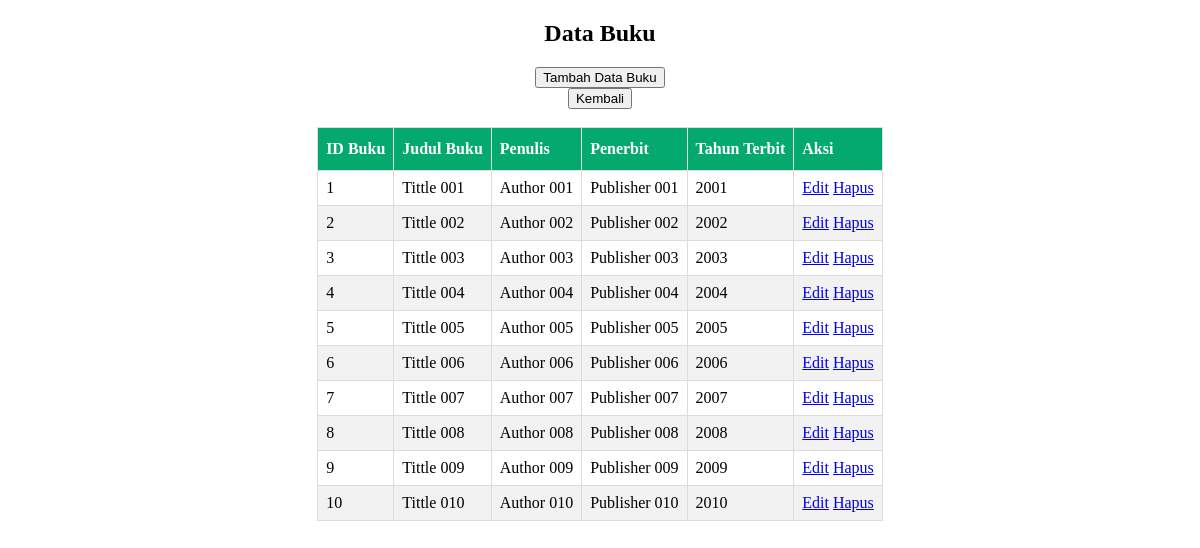
The page /Buku.php on the database its author committed.
### tables this page shows
CREATE TABLE `buku` (
  `id_buku` int(11) NOT NULL,
  `judul_buku` varchar(500) NOT NULL,
  `penulis` varchar(500) NOT NULL,
  `penerbit` varchar(250) NOT NULL,
  `tahun_terbit` int(11) NOT NULL
);

### Koneksi.php (called while the page is built)
<?php
function koneksi()
{
    try {
        $dbb = new PDO('mysql:host=localhost;dbname=db_praktikum5', "root", "");
        $dbb->setAttribute( PDO::ATTR_ERRMODE, PDO::ERRMODE_EXCEPTION );
      }
      catch (PDOException $e) {
        print "Koneksi atau query bermasalah: " . $e->getMessage() . "<br/>";
        die();
      }
    return $dbb;
}
?>

### Model.php (the view, shortened to what this page needs)
<!DOCTYPE html>
<html lang="en">
<head>
</head>
</html>
<?php
require("./Koneksi.php");
function readData($nama_tabel)
{
    $stmt = koneksi()->prepare("SELECT * FROM $nama_tabel");
    $stmt-> execute();
    $result = $stmt-> fetchAll();
    if (!empty($result)) {
        if ($nama_tabel == "member") {
            foreach ($result as $hasil) {
                echo "<tr>";
                echo "<td>" . $hasil['id_member'] . "</td>";
                echo "<td>" . $hasil['nama_member'] . "</td>";
                echo "<td>" . $hasil['nomor_member'] . "</td>";
                echo "<td>" . $hasil['alamat'] . "</td>";
                echo "<td>" . $hasil["tgl_mendaftar"] . "</td>";
                echo "<td>" . $hasil["tgl_terakhir_bayar"] . "</td>";
                echo "<td>";
                echo "<a class='btn btn-primary' href='FormMember.php?id_member=" . $hasil['id_member'] . "'>Edit</a>";
                echo " ";
                echo "<a class='btn btn-danger' href='Member.php?id_member=" . $hasil['id_member'] . "' onclick=\"return confirm('Yakin Ingin Dihapus?')\">Hapus</a>";
                echo "</td>";
                echo "</tr>";
            }
        }
        elseif ($nama_tabel == "buku") {
            foreach ($result as $hasil) {
                echo "<tr>";
                echo "<td>" . $hasil['id_buku'] . "</td>";
                echo "<td>" . $hasil['judul_buku'] . "</td>";
                echo "<td>" . $hasil['penulis'] . "</td>";
                echo "<td>" . $hasil['penerbit'] . "</td>";
                echo "<td>" . $hasil["tahun_terbit"] . "</td>";
                echo "<td>";
                echo "<a class='btn btn-primary' href='FormBuku.php?id_buku=" . $hasil['id_buku'] . "'>Edit</a>";
                echo "<a class='btn btn-danger' href='Buku.php?id_buku=" . $hasil['id_buku'] . "' onclick=\"return confirm('Yakin Ingin Dihapus?')\">Hapus</a>";
                echo "</td>";
                echo "</tr>";
            }
        }
    }
}

### Buku.php (shortened to what this page needs)
<!DOCTYPE html>
<html lang="en">
<head>
</head>
<body>
	<center>
    <?php
        require('./Model.php');
    ?>
    <h2><center>Data Buku</center></h2>
    <center><a href="FormBuku.php">
    	<button>Tambah Data Buku</button></a></center>
    <a href="index.php">
    	<button>Kembali</button></a><br><br>
    <table>
    <thead>
        <tr>
            <th>ID Buku</th>
            <th>Judul Buku</th>
            <th>Penulis</th>
            <th>Penerbit</th>
            <th>Tahun Terbit</th>
            <th>Aksi</th>
        </tr>
    </thead>
    <?php readData("buku") ?>
    </table>
    </center>
</body>
</html>

### Buku.php (style rules this page uses)
table { border-collapse: collapse; }
td, th { border: 1px solid #ddd; padding: 8px; }
tr:nth-child(even) { background-color: #f2f2f2; }
th { padding-top: 12px; padding-bottom: 12px; text-align: left; background-color: #04AA6D; color: white; }

### rows shown on the page
buku: id_buku "1", judul_buku "Tittle 001", penulis "Author 001", penerbit "Publisher 001", tahun_terbit "2001"
buku: id_buku "2", judul_buku "Tittle 002", penulis "Author 002", penerbit "Publisher 002", tahun_terbit "2002"
buku: id_buku "3", judul_buku "Tittle 003", penulis "Author 003", penerbit "Publisher 003", tahun_terbit "2003"
buku: id_buku "4", judul_buku "Tittle 004", penulis "Author 004", penerbit "Publisher 004", tahun_terbit "2004"
buku: id_buku "5", judul_buku "Tittle 005", penulis "Author 005", penerbit "Publisher 005", tahun_terbit "2005"
buku: id_buku "6", judul_buku "Tittle 006", penulis "Author 006", penerbit "Publisher 006", tahun_terbit "2006"
buku: id_buku "7", judul_buku "Tittle 007", penulis "Author 007", penerbit "Publisher 007", tahun_terbit "2007"
buku: id_buku "8", judul_buku "Tittle 008", penulis "Author 008", penerbit "Publisher 008", tahun_terbit "2008"
buku: id_buku "9", judul_buku "Tittle 009", penulis "Author 009", penerbit "Publisher 009", tahun_terbit "2009"
buku: id_buku "10", judul_buku "Tittle 010", penulis "Author 010", penerbit "Publisher 010", tahun_terbit "2010"
